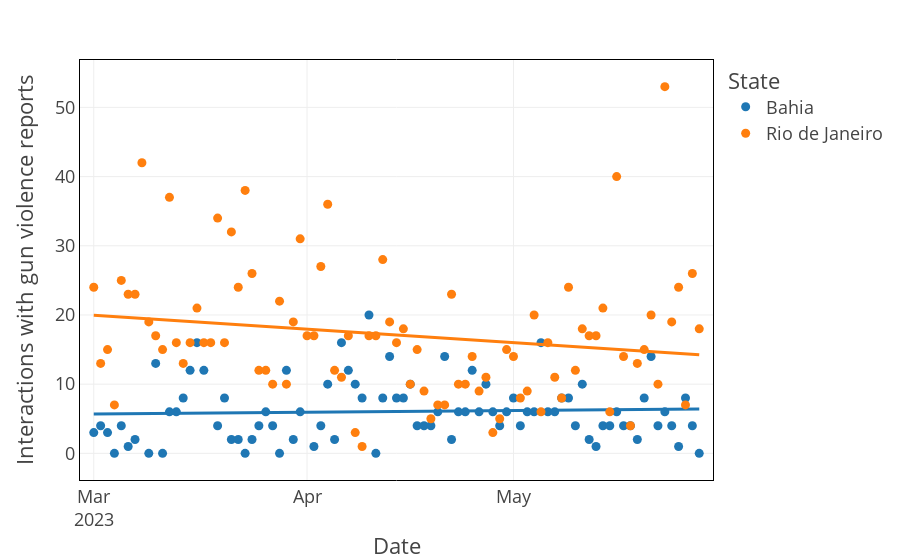

Notebook code cell kept with this figure:
### Code cell
fig_pre = px.scatter(interactions_per_day[interactions_per_day.Date < INTERVENTION_DATE], y='replies', x='Date', color='State', facet_col_wrap=3, template='presentation', trendline='ols',
             title='',
             labels={'total': 'replies', 'Date': 'Date'})


# change the x-label to show only the months
fig_pre.update_xaxes(
    dtick="M1",
    tickformat="%b\n%Y",
)

fig_pre.update_yaxes(title='Interactions with gun violence reports')

fig_pre.update_layout(
    xaxis=dict(
        range=['2023-02-27', '2023-05-30'],
        showgrid=True,
    )
)

fig_pre.update_xaxes(showline=True,
         linewidth=1,
         linecolor='black',
         mirror=True)

fig_pre.update_yaxes(showline=True,
         linewidth=1,
         linecolor='black',
         mirror=True)

fig_pre.update_yaxes(zeroline=False)

fig_pre.show()
